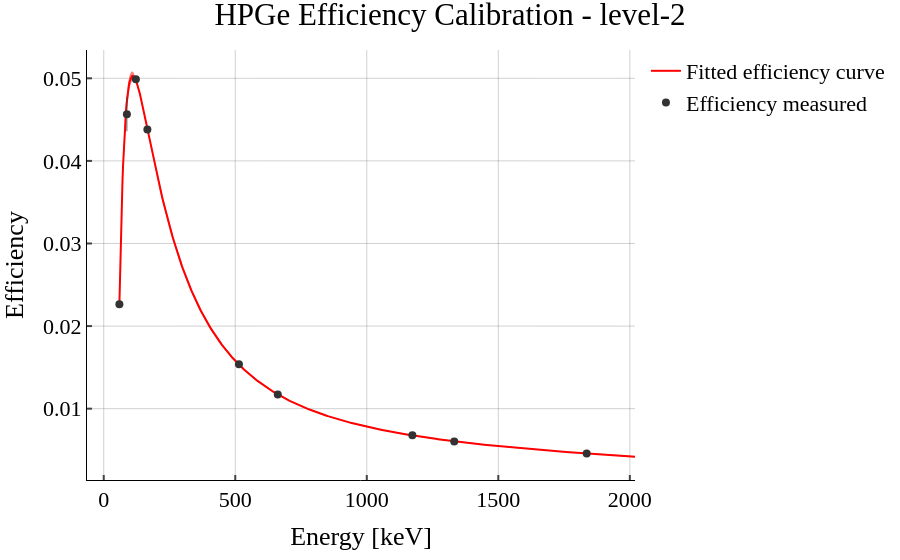

Write notebook code for a chart like this one.
### Code cell
perform_calibration(
    levels = [2],
    calib_source_data=calib_source_data,
    with_aluminum_foil = False,
    detector_name = 'Akimov',
    raw_data_dir =    '../calibration_data/calib_2026/Toptunov/temp_calib',
    out_dir_plots =   '../calibration_data/processed_data/calib_2026/Toptunov/temp_calib',
    out_dir_results = '../calibration_data/processed_data/calib_2026',
    save_plots = True,
    compare_to_old_calibration = False
)

### Figure 1 — Plotly figure (JSON) as saved in the notebook; plotly's stock layout.template omitted (floating-point values rounded to 4 significant figures; data arrays with more than 128 entries replaced by an {"elided": "..."} marker saying what was removed)
{"data": [{"error_x": {"color": "rgba(63, 63, 63, 0.81)", "thickness": 1, "width": 0}, "error_y": {"color": "rgba(63, 63, 63, 0.81)", "thickness": 1, "width": 0}, "fill": "toself", "fillcolor": "rgba(255,0,0,0.5)", "hoverinfo": "skip", "line": {"color": "rgba(255,255,255,0)"}, "name": "Fit uncertainty", "showlegend": false, "type": "scatter", "x": {"elided": "2000 float values"}, "y": {"elided": "2000 float values"}}, {"error_x": {"color": "rgba(63, 63, 63, 0.81)", "thickness": 1, "width": 0}, "error_y": {"color": "rgba(63, 63, 63, 0.81)", "thickness": 1, "width": 0}, "line": {"color": "rgba(255,0,0,1)"}, "mode": "lines", "name": "Fitted efficiency curve", "type": "scatter", "x": {"elided": "1000 float values"}, "y": {"elided": "1000 float values"}}, {"error_x": {"array": [0.0, 0.0, 0.0, 0.0, 0.0, 0.0, 0.0, 0.0, 0.0], "color": "rgba(63, 63, 63, 0.81)", "thickness": 1, "type": "data", "visible": true, "width": 0}, "error_y": {"array": [0.000325, 0.002083, 0.0003767, 0.0003754, 0.0002603, 0.0001002, 9.632e-05, 8.583e-05, 4.656e-05], "color": "rgba(63, 63, 63, 0.81)", "thickness": 1, "type": "data", "visible": true, "width": 0}, "marker": {"color": "rgba(50,50,50,1)", "size": 8}, "mode": "markers", "name": "Efficiency measured", "type": "scatter", "x": [59.54, 88.03, 122.1, 165.9, 514.0, 661.7, 1173.0, 1332.0, 1836.0], "y": [0.02264, 0.04566, 0.0499, 0.0438, 0.01538, 0.01172, 0.006781, 0.006034, 0.004572]}], "layout": {"paper_bgcolor": "rgba(0,0,0,0)", "plot_bgcolor": "rgba(0,0,0,0)", "title": {"text": "HPGe Efficiency Calibration - level-2"}, "xaxis": {"title": {"text": "Energy [keV]"}}, "yaxis": {"title": {"text": "Efficiency"}}}}
